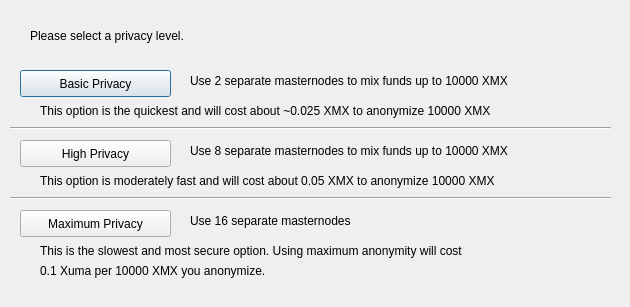
<?xml version="1.0" encoding="UTF-8"?>
<ui version="4.0">
 <class>DarksendConfig</class>
 <widget class="QDialog" name="DarksendConfig">
  <property name="geometry">
   <rect>
    <x>0</x>
    <y>0</y>
    <width>630</width>
    <height>307</height>
   </rect>
  </property>
  <property name="windowTitle">
   <string>Configure Darksend</string>
  </property>
  <widget class="QPushButton" name="buttonBasic">
   <property name="geometry">
    <rect>
     <x>20</x>
     <y>70</y>
     <width>151</width>
     <height>27</height>
    </rect>
   </property>
   <property name="text">
    <string>Basic Privacy</string>
   </property>
  </widget>
  <widget class="QPushButton" name="buttonHigh">
   <property name="geometry">
    <rect>
     <x>20</x>
     <y>140</y>
     <width>151</width>
     <height>27</height>
    </rect>
   </property>
   <property name="text">
    <string>High Privacy</string>
   </property>
  </widget>
  <widget class="QPushButton" name="buttonMax">
   <property name="geometry">
    <rect>
     <x>20</x>
     <y>210</y>
     <width>151</width>
     <height>27</height>
    </rect>
   </property>
   <property name="text">
    <string>Maximum Privacy</string>
   </property>
  </widget>
  <widget class="QLabel" name="label">
   <property name="geometry">
    <rect>
     <x>30</x>
     <y>20</y>
     <width>571</width>
     <height>31</height>
    </rect>
   </property>
   <property name="text">
    <string>Please select a privacy level.</string>
   </property>
  </widget>
  <widget class="QLabel" name="label_2">
   <property name="geometry">
    <rect>
     <x>190</x>
     <y>70</y>
     <width>421</width>
     <height>21</height>
    </rect>
   </property>
   <property name="text">
    <string>Use 2 separate masternodes to mix funds up to 10000 XMX</string>
   </property>
  </widget>
  <widget class="QLabel" name="label_3">
   <property name="geometry">
    <rect>
     <x>190</x>
     <y>140</y>
     <width>411</width>
     <height>21</height>
    </rect>
   </property>
   <property name="text">
    <string>Use 8 separate masternodes to mix funds up to 10000 XMX</string>
   </property>
  </widget>
  <widget class="QLabel" name="label_4">
   <property name="geometry">
    <rect>
     <x>190</x>
     <y>210</y>
     <width>421</width>
     <height>21</height>
    </rect>
   </property>
   <property name="text">
    <string>Use 16 separate masternodes</string>
   </property>
  </widget>
  <widget class="QLabel" name="label_6">
   <property name="geometry">
    <rect>
     <x>40</x>
     <y>100</y>
     <width>561</width>
     <height>21</height>
    </rect>
   </property>
   <property name="text">
    <string>This option is the quickest and will cost about ~0.025 XMX to anonymize 10000 XMX</string>
   </property>
  </widget>
  <widget class="QLabel" name="label_7">
   <property name="geometry">
    <rect>
     <x>40</x>
     <y>170</y>
     <width>561</width>
     <height>21</height>
    </rect>
   </property>
   <property name="text">
    <string>This option is moderately fast and will cost about 0.05 XMX to anonymize 10000 XMX</string>
   </property>
  </widget>
  <widget class="QLabel" name="label_8">
   <property name="geometry">
    <rect>
     <x>40</x>
     <y>240</y>
     <width>561</width>
     <height>21</height>
    </rect>
   </property>
   <property name="text">
    <string>This is the slowest and most secure option. Using maximum anonymity will cost</string>
   </property>
  </widget>
  <widget class="QLabel" name="label_9">
   <property name="geometry">
    <rect>
     <x>40</x>
     <y>260</y>
     <width>561</width>
     <height>21</height>
    </rect>
   </property>
   <property name="text">
    <string>0.1 Xuma per 10000 XMX you anonymize.</string>
   </property>
  </widget>
  <widget class="Line" name="line">
   <property name="geometry">
    <rect>
     <x>10</x>
     <y>120</y>
     <width>601</width>
     <height>16</height>
    </rect>
   </property>
   <property name="orientation">
    <enum>Qt::Horizontal</enum>
   </property>
  </widget>
  <widget class="Line" name="line_2">
   <property name="geometry">
    <rect>
     <x>10</x>
     <y>190</y>
     <width>601</width>
     <height>16</height>
    </rect>
   </property>
   <property name="orientation">
    <enum>Qt::Horizontal</enum>
   </property>
  </widget>
 </widget>
 <resources/>
 <connections/>
</ui>
